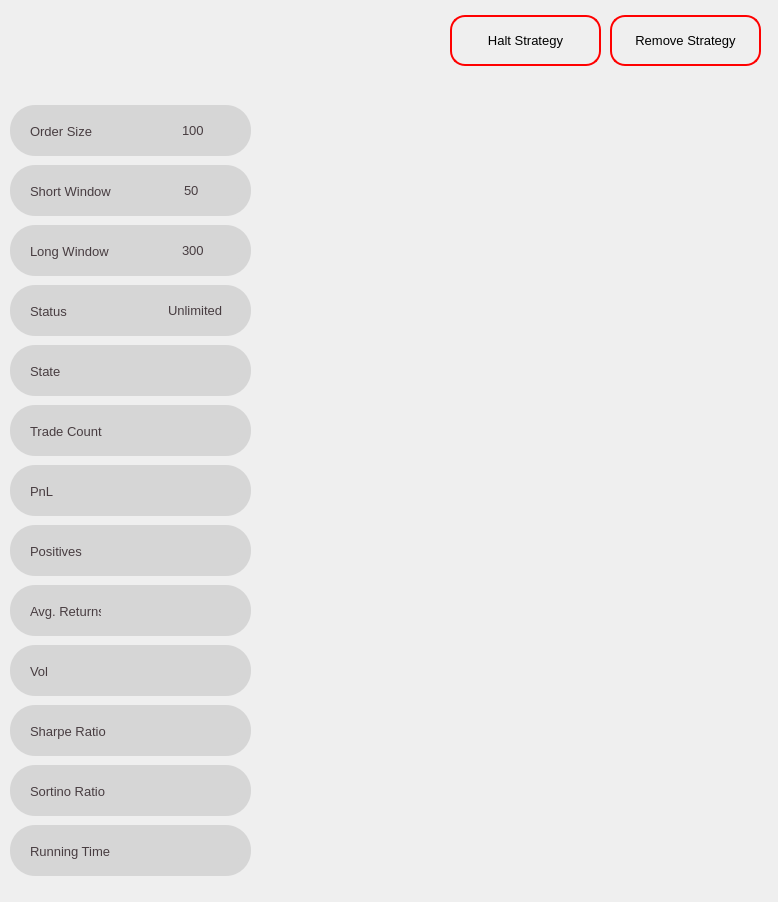
<?xml version="1.0" encoding="UTF-8"?>
<ui version="4.0">
 <class>Form</class>
 <widget class="QWidget" name="Form">
  <property name="windowModality">
   <enum>Qt::ApplicationModal</enum>
  </property>
  <property name="geometry">
   <rect>
    <x>0</x>
    <y>0</y>
    <width>778</width>
    <height>902</height>
   </rect>
  </property>
  <property name="sizePolicy">
   <sizepolicy hsizetype="Fixed" vsizetype="Fixed">
    <horstretch>0</horstretch>
    <verstretch>0</verstretch>
   </sizepolicy>
  </property>
  <property name="minimumSize">
   <size>
    <width>778</width>
    <height>902</height>
   </size>
  </property>
  <property name="maximumSize">
   <size>
    <width>778</width>
    <height>902</height>
   </size>
  </property>
  <property name="windowTitle">
   <string>View Strategy</string>
  </property>
  <property name="windowIcon">
   <iconset resource="ui_assets/resources.qrc">
    <normaloff>:/icons/order.png</normaloff>:/icons/order.png</iconset>
  </property>
  <widget class="QWidget" name="widget_8" native="true">
   <property name="geometry">
    <rect>
     <x>10</x>
     <y>285</y>
     <width>241</width>
     <height>51</height>
    </rect>
   </property>
   <property name="font">
    <font>
     <family>Segoe UI</family>
     <pointsize>10</pointsize>
    </font>
   </property>
   <property name="styleSheet">
    <string notr="true">background-color: rgb(214, 214, 214);
border-radius: 25px;
color: rgb(72, 61, 65);</string>
   </property>
   <widget class="QLabel" name="label_5">
    <property name="geometry">
     <rect>
      <x>20</x>
      <y>16</y>
      <width>101</width>
      <height>20</height>
     </rect>
    </property>
    <property name="font">
     <font>
      <family>Segoe UI</family>
      <pointsize>10</pointsize>
     </font>
    </property>
    <property name="styleSheet">
     <string notr="true">color: rgb(72, 61, 65);</string>
    </property>
    <property name="text">
     <string>Status</string>
    </property>
   </widget>
   <widget class="QLineEdit" name="status">
    <property name="geometry">
     <rect>
      <x>140</x>
      <y>10</y>
      <width>91</width>
      <height>31</height>
     </rect>
    </property>
    <property name="font">
     <font>
      <family>Segoe UI</family>
      <pointsize>10</pointsize>
     </font>
    </property>
    <property name="styleSheet">
     <string notr="true">background-image: url(:/stripes/bg/stripes-light.png);
border-radius: 15px;
color: rgb(72, 61, 65);</string>
    </property>
    <property name="inputMethodHints">
     <set>Qt::ImhPreferNumbers|Qt::ImhPreferUppercase</set>
    </property>
    <property name="inputMask">
     <string/>
    </property>
    <property name="text">
     <string>Unlimited</string>
    </property>
    <property name="frame">
     <bool>false</bool>
    </property>
    <property name="cursorPosition">
     <number>9</number>
    </property>
    <property name="alignment">
     <set>Qt::AlignCenter</set>
    </property>
    <property name="readOnly">
     <bool>true</bool>
    </property>
   </widget>
  </widget>
  <widget class="QWidget" name="widget_7" native="true">
   <property name="geometry">
    <rect>
     <x>10</x>
     <y>225</y>
     <width>241</width>
     <height>51</height>
    </rect>
   </property>
   <property name="font">
    <font>
     <family>Segoe UI</family>
     <pointsize>10</pointsize>
    </font>
   </property>
   <property name="styleSheet">
    <string notr="true">background-color: rgb(214, 214, 214);
border-radius: 25px;
color: rgb(72, 61, 65);</string>
   </property>
   <widget class="QLabel" name="label_4">
    <property name="geometry">
     <rect>
      <x>20</x>
      <y>16</y>
      <width>91</width>
      <height>20</height>
     </rect>
    </property>
    <property name="font">
     <font>
      <family>Segoe UI</family>
      <pointsize>10</pointsize>
     </font>
    </property>
    <property name="styleSheet">
     <string notr="true">color: rgb(72, 61, 65);</string>
    </property>
    <property name="text">
     <string>Long Window</string>
    </property>
   </widget>
   <widget class="QLineEdit" name="long_window">
    <property name="geometry">
     <rect>
      <x>140</x>
      <y>10</y>
      <width>91</width>
      <height>31</height>
     </rect>
    </property>
    <property name="font">
     <font>
      <family>Segoe UI</family>
      <pointsize>10</pointsize>
     </font>
    </property>
    <property name="styleSheet">
     <string notr="true">background-image: url(:/stripes/bg/stripes-light.png);
border-radius: 15px;
color: rgb(72, 61, 65);</string>
    </property>
    <property name="inputMethodHints">
     <set>Qt::ImhPreferNumbers|Qt::ImhPreferUppercase</set>
    </property>
    <property name="inputMask">
     <string extracomment="Only numbers are allowed">0000</string>
    </property>
    <property name="text">
     <string>300</string>
    </property>
    <property name="frame">
     <bool>false</bool>
    </property>
    <property name="cursorPosition">
     <number>0</number>
    </property>
    <property name="alignment">
     <set>Qt::AlignCenter</set>
    </property>
   </widget>
  </widget>
  <widget class="QWidget" name="widget_2" native="true">
   <property name="geometry">
    <rect>
     <x>10</x>
     <y>105</y>
     <width>241</width>
     <height>51</height>
    </rect>
   </property>
   <property name="font">
    <font>
     <family>Segoe UI</family>
     <pointsize>10</pointsize>
    </font>
   </property>
   <property name="styleSheet">
    <string notr="true">background-color: rgb(214, 214, 214);
border-radius: 25px;
color: rgb(72, 61, 65);</string>
   </property>
   <widget class="QLabel" name="label">
    <property name="geometry">
     <rect>
      <x>20</x>
      <y>16</y>
      <width>71</width>
      <height>20</height>
     </rect>
    </property>
    <property name="font">
     <font>
      <family>Segoe UI</family>
      <pointsize>10</pointsize>
     </font>
    </property>
    <property name="styleSheet">
     <string notr="true">color: rgb(72, 61, 65);</string>
    </property>
    <property name="text">
     <string>Order Size</string>
    </property>
   </widget>
   <widget class="QLineEdit" name="order_size">
    <property name="geometry">
     <rect>
      <x>140</x>
      <y>10</y>
      <width>91</width>
      <height>31</height>
     </rect>
    </property>
    <property name="font">
     <font>
      <family>Segoe UI</family>
      <pointsize>10</pointsize>
     </font>
    </property>
    <property name="styleSheet">
     <string notr="true">background-image: url(:/stripes/bg/stripes-light.png);
border-radius: 15px;
color: rgb(72, 61, 65);</string>
    </property>
    <property name="inputMethodHints">
     <set>Qt::ImhPreferNumbers|Qt::ImhPreferUppercase</set>
    </property>
    <property name="inputMask">
     <string extracomment="Only numbers are allowed">0000</string>
    </property>
    <property name="text">
     <string>100</string>
    </property>
    <property name="frame">
     <bool>false</bool>
    </property>
    <property name="cursorPosition">
     <number>0</number>
    </property>
    <property name="alignment">
     <set>Qt::AlignCenter</set>
    </property>
   </widget>
  </widget>
  <widget class="QWidget" name="widget" native="true">
   <property name="geometry">
    <rect>
     <x>0</x>
     <y>0</y>
     <width>781</width>
     <height>80</height>
    </rect>
   </property>
   <property name="font">
    <font>
     <family>Segoe UI</family>
     <pointsize>10</pointsize>
    </font>
   </property>
   <property name="styleSheet">
    <string notr="true">background-image: url(:/stripes/bg/stripes-light.png);</string>
   </property>
   <widget class="QPushButton" name="stop">
    <property name="enabled">
     <bool>true</bool>
    </property>
    <property name="geometry">
     <rect>
      <x>610</x>
      <y>15</y>
      <width>151</width>
      <height>51</height>
     </rect>
    </property>
    <property name="font">
     <font>
      <family>Segoe UI</family>
      <pointsize>10</pointsize>
     </font>
    </property>
    <property name="styleSheet">
     <string notr="true">QPushButton {
background-image: url(:/stripes/bg/stripes-light.png);
	color: rgb(0, 0, 0);
	border-radius: 15px;
border-width: 2px;
border-style: solid;
	border-color: rgb(255, 0, 0);;
}</string>
    </property>
    <property name="text">
     <string>Remove Strategy</string>
    </property>
    <property name="icon">
     <iconset resource="ui_assets/resources.qrc">
      <normaloff>:/icons/order.png</normaloff>:/icons/order.png</iconset>
    </property>
    <property name="iconSize">
     <size>
      <width>30</width>
      <height>30</height>
     </size>
    </property>
   </widget>
   <widget class="QLabel" name="name">
    <property name="geometry">
     <rect>
      <x>20</x>
      <y>20</y>
      <width>481</width>
      <height>41</height>
     </rect>
    </property>
    <property name="font">
     <font>
      <family>Arial</family>
      <pointsize>18</pointsize>
      <weight>75</weight>
      <italic>false</italic>
      <bold>true</bold>
      <underline>false</underline>
      <strikeout>false</strikeout>
      <kerning>false</kerning>
     </font>
    </property>
    <property name="styleSheet">
     <string notr="true">color: rgb(72, 61, 65);</string>
    </property>
    <property name="text">
     <string>&lt;Strategy Name&gt;</string>
    </property>
   </widget>
   <widget class="QPushButton" name="halt">
    <property name="enabled">
     <bool>true</bool>
    </property>
    <property name="geometry">
     <rect>
      <x>450</x>
      <y>15</y>
      <width>151</width>
      <height>51</height>
     </rect>
    </property>
    <property name="font">
     <font>
      <family>Segoe UI</family>
      <pointsize>10</pointsize>
     </font>
    </property>
    <property name="styleSheet">
     <string notr="true">QPushButton {
background-image: url(:/stripes/bg/stripes-light.png);
	color: rgb(0, 0, 0);
	border-radius: 15px;
border-width: 2px;
border-style: solid;
	border-color: rgb(255, 0, 0);;
}</string>
    </property>
    <property name="text">
     <string>Halt Strategy</string>
    </property>
    <property name="icon">
     <iconset resource="ui_assets/resources.qrc">
      <normaloff>:/icons/order.png</normaloff>:/icons/order.png</iconset>
    </property>
    <property name="iconSize">
     <size>
      <width>30</width>
      <height>30</height>
     </size>
    </property>
   </widget>
  </widget>
  <widget class="QWidget" name="widget_6" native="true">
   <property name="geometry">
    <rect>
     <x>10</x>
     <y>165</y>
     <width>241</width>
     <height>51</height>
    </rect>
   </property>
   <property name="font">
    <font>
     <family>Segoe UI</family>
     <pointsize>10</pointsize>
    </font>
   </property>
   <property name="styleSheet">
    <string notr="true">background-color: rgb(214, 214, 214);
border-radius: 25px;
color: rgb(72, 61, 65);</string>
   </property>
   <widget class="QLabel" name="label_3">
    <property name="geometry">
     <rect>
      <x>20</x>
      <y>16</y>
      <width>91</width>
      <height>20</height>
     </rect>
    </property>
    <property name="font">
     <font>
      <family>Segoe UI</family>
      <pointsize>10</pointsize>
     </font>
    </property>
    <property name="styleSheet">
     <string notr="true">color: rgb(72, 61, 65);</string>
    </property>
    <property name="text">
     <string>Short Window</string>
    </property>
   </widget>
   <widget class="QLineEdit" name="short_window">
    <property name="geometry">
     <rect>
      <x>140</x>
      <y>10</y>
      <width>91</width>
      <height>31</height>
     </rect>
    </property>
    <property name="font">
     <font>
      <family>Segoe UI</family>
      <pointsize>10</pointsize>
     </font>
    </property>
    <property name="styleSheet">
     <string notr="true">background-image: url(:/stripes/bg/stripes-light.png);
border-radius: 15px;
color: rgb(72, 61, 65);</string>
    </property>
    <property name="inputMethodHints">
     <set>Qt::ImhPreferNumbers|Qt::ImhPreferUppercase</set>
    </property>
    <property name="inputMask">
     <string extracomment="Only numbers are allowed">0000</string>
    </property>
    <property name="text">
     <string>50</string>
    </property>
    <property name="frame">
     <bool>false</bool>
    </property>
    <property name="cursorPosition">
     <number>0</number>
    </property>
    <property name="alignment">
     <set>Qt::AlignCenter</set>
    </property>
   </widget>
  </widget>
  <widget class="QWidget" name="widget_9" native="true">
   <property name="geometry">
    <rect>
     <x>10</x>
     <y>525</y>
     <width>241</width>
     <height>51</height>
    </rect>
   </property>
   <property name="font">
    <font>
     <family>Segoe UI</family>
     <pointsize>10</pointsize>
    </font>
   </property>
   <property name="styleSheet">
    <string notr="true">background-color: rgb(214, 214, 214);
border-radius: 25px;
color: rgb(72, 61, 65);</string>
   </property>
   <widget class="QLabel" name="label_6">
    <property name="geometry">
     <rect>
      <x>20</x>
      <y>16</y>
      <width>101</width>
      <height>20</height>
     </rect>
    </property>
    <property name="font">
     <font>
      <family>Segoe UI</family>
      <pointsize>10</pointsize>
     </font>
    </property>
    <property name="styleSheet">
     <string notr="true">color: rgb(72, 61, 65);</string>
    </property>
    <property name="text">
     <string>Positives</string>
    </property>
   </widget>
   <widget class="QLineEdit" name="positives_disp">
    <property name="enabled">
     <bool>true</bool>
    </property>
    <property name="geometry">
     <rect>
      <x>140</x>
      <y>10</y>
      <width>91</width>
      <height>31</height>
     </rect>
    </property>
    <property name="font">
     <font>
      <family>Segoe UI</family>
      <pointsize>10</pointsize>
     </font>
    </property>
    <property name="styleSheet">
     <string notr="true">background-image: url(:/stripes/bg/stripes-light.png);
border-radius: 15px;
color: rgb(72, 61, 65);</string>
    </property>
    <property name="inputMethodHints">
     <set>Qt::ImhPreferNumbers|Qt::ImhPreferUppercase</set>
    </property>
    <property name="inputMask">
     <string extracomment="Only numbers are allowed"/>
    </property>
    <property name="text">
     <string/>
    </property>
    <property name="frame">
     <bool>false</bool>
    </property>
    <property name="cursorPosition">
     <number>0</number>
    </property>
    <property name="alignment">
     <set>Qt::AlignCenter</set>
    </property>
    <property name="readOnly">
     <bool>true</bool>
    </property>
   </widget>
  </widget>
  <widget class="QWidget" name="widget_10" native="true">
   <property name="geometry">
    <rect>
     <x>10</x>
     <y>405</y>
     <width>241</width>
     <height>51</height>
    </rect>
   </property>
   <property name="font">
    <font>
     <family>Segoe UI</family>
     <pointsize>10</pointsize>
    </font>
   </property>
   <property name="styleSheet">
    <string notr="true">background-color: rgb(214, 214, 214);
border-radius: 25px;
color: rgb(72, 61, 65);</string>
   </property>
   <widget class="QLabel" name="label_7">
    <property name="geometry">
     <rect>
      <x>20</x>
      <y>16</y>
      <width>91</width>
      <height>20</height>
     </rect>
    </property>
    <property name="font">
     <font>
      <family>Segoe UI</family>
      <pointsize>10</pointsize>
     </font>
    </property>
    <property name="styleSheet">
     <string notr="true">color: rgb(72, 61, 65);</string>
    </property>
    <property name="text">
     <string>Trade Count</string>
    </property>
   </widget>
   <widget class="QLineEdit" name="t_count">
    <property name="enabled">
     <bool>true</bool>
    </property>
    <property name="geometry">
     <rect>
      <x>140</x>
      <y>10</y>
      <width>91</width>
      <height>31</height>
     </rect>
    </property>
    <property name="font">
     <font>
      <family>Segoe UI</family>
      <pointsize>10</pointsize>
     </font>
    </property>
    <property name="styleSheet">
     <string notr="true">background-image: url(:/stripes/bg/stripes-light.png);
border-radius: 15px;
color: rgb(72, 61, 65);</string>
    </property>
    <property name="inputMethodHints">
     <set>Qt::ImhPreferNumbers|Qt::ImhPreferUppercase</set>
    </property>
    <property name="inputMask">
     <string extracomment="Only numbers are allowed"/>
    </property>
    <property name="text">
     <string/>
    </property>
    <property name="frame">
     <bool>false</bool>
    </property>
    <property name="cursorPosition">
     <number>0</number>
    </property>
    <property name="alignment">
     <set>Qt::AlignCenter</set>
    </property>
    <property name="readOnly">
     <bool>true</bool>
    </property>
   </widget>
  </widget>
  <widget class="QWidget" name="widget_11" native="true">
   <property name="geometry">
    <rect>
     <x>10</x>
     <y>465</y>
     <width>241</width>
     <height>51</height>
    </rect>
   </property>
   <property name="font">
    <font>
     <family>Segoe UI</family>
     <pointsize>10</pointsize>
    </font>
   </property>
   <property name="styleSheet">
    <string notr="true">background-color: rgb(214, 214, 214);
border-radius: 25px;
color: rgb(72, 61, 65);</string>
   </property>
   <widget class="QLabel" name="label_8">
    <property name="geometry">
     <rect>
      <x>20</x>
      <y>16</y>
      <width>91</width>
      <height>20</height>
     </rect>
    </property>
    <property name="font">
     <font>
      <family>Segoe UI</family>
      <pointsize>10</pointsize>
     </font>
    </property>
    <property name="styleSheet">
     <string notr="true">color: rgb(72, 61, 65);</string>
    </property>
    <property name="text">
     <string>PnL</string>
    </property>
   </widget>
   <widget class="QLineEdit" name="pnl">
    <property name="enabled">
     <bool>true</bool>
    </property>
    <property name="geometry">
     <rect>
      <x>140</x>
      <y>10</y>
      <width>91</width>
      <height>31</height>
     </rect>
    </property>
    <property name="font">
     <font>
      <family>Segoe UI</family>
      <pointsize>10</pointsize>
     </font>
    </property>
    <property name="styleSheet">
     <string notr="true">background-image: url(:/stripes/bg/stripes-light.png);
border-radius: 15px;
color: rgb(72, 61, 65);</string>
    </property>
    <property name="inputMethodHints">
     <set>Qt::ImhPreferNumbers|Qt::ImhPreferUppercase</set>
    </property>
    <property name="inputMask">
     <string extracomment="Only numbers are allowed"/>
    </property>
    <property name="text">
     <string/>
    </property>
    <property name="frame">
     <bool>false</bool>
    </property>
    <property name="cursorPosition">
     <number>0</number>
    </property>
    <property name="alignment">
     <set>Qt::AlignCenter</set>
    </property>
    <property name="readOnly">
     <bool>true</bool>
    </property>
   </widget>
  </widget>
  <widget class="QWidget" name="widget_3" native="true">
   <property name="geometry">
    <rect>
     <x>10</x>
     <y>345</y>
     <width>241</width>
     <height>51</height>
    </rect>
   </property>
   <property name="font">
    <font>
     <family>Segoe UI</family>
     <pointsize>10</pointsize>
    </font>
   </property>
   <property name="styleSheet">
    <string notr="true">background-color: rgb(214, 214, 214);
border-radius: 25px;
color: rgb(72, 61, 65);</string>
   </property>
   <widget class="QLabel" name="label_2">
    <property name="geometry">
     <rect>
      <x>20</x>
      <y>16</y>
      <width>71</width>
      <height>20</height>
     </rect>
    </property>
    <property name="font">
     <font>
      <family>Segoe UI</family>
      <pointsize>10</pointsize>
     </font>
    </property>
    <property name="styleSheet">
     <string notr="true">color: rgb(72, 61, 65);</string>
    </property>
    <property name="text">
     <string>State</string>
    </property>
   </widget>
   <widget class="QLineEdit" name="state">
    <property name="enabled">
     <bool>true</bool>
    </property>
    <property name="geometry">
     <rect>
      <x>140</x>
      <y>10</y>
      <width>91</width>
      <height>31</height>
     </rect>
    </property>
    <property name="font">
     <font>
      <family>Segoe UI</family>
      <pointsize>10</pointsize>
     </font>
    </property>
    <property name="styleSheet">
     <string notr="true">background-image: url(:/stripes/bg/stripes-light.png);
border-radius: 15px;
color: rgb(72, 61, 65);</string>
    </property>
    <property name="inputMethodHints">
     <set>Qt::ImhPreferNumbers|Qt::ImhPreferUppercase</set>
    </property>
    <property name="inputMask">
     <string extracomment="Only numbers are allowed"/>
    </property>
    <property name="text">
     <string/>
    </property>
    <property name="frame">
     <bool>false</bool>
    </property>
    <property name="cursorPosition">
     <number>0</number>
    </property>
    <property name="alignment">
     <set>Qt::AlignCenter</set>
    </property>
    <property name="readOnly">
     <bool>true</bool>
    </property>
   </widget>
  </widget>
  <widget class="QWidget" name="widget_4" native="true">
   <property name="geometry">
    <rect>
     <x>10</x>
     <y>585</y>
     <width>241</width>
     <height>51</height>
    </rect>
   </property>
   <property name="font">
    <font>
     <family>Segoe UI</family>
     <pointsize>10</pointsize>
    </font>
   </property>
   <property name="styleSheet">
    <string notr="true">background-color: rgb(214, 214, 214);
border-radius: 25px;
color: rgb(72, 61, 65);</string>
   </property>
   <widget class="QLabel" name="label_9">
    <property name="geometry">
     <rect>
      <x>20</x>
      <y>16</y>
      <width>71</width>
      <height>20</height>
     </rect>
    </property>
    <property name="font">
     <font>
      <family>Segoe UI</family>
      <pointsize>10</pointsize>
     </font>
    </property>
    <property name="styleSheet">
     <string notr="true">color: rgb(72, 61, 65);</string>
    </property>
    <property name="text">
     <string>Avg. Returns</string>
    </property>
   </widget>
   <widget class="QLineEdit" name="avg_ret">
    <property name="enabled">
     <bool>true</bool>
    </property>
    <property name="geometry">
     <rect>
      <x>140</x>
      <y>10</y>
      <width>91</width>
      <height>31</height>
     </rect>
    </property>
    <property name="font">
     <font>
      <family>Segoe UI</family>
      <pointsize>10</pointsize>
     </font>
    </property>
    <property name="styleSheet">
     <string notr="true">background-image: url(:/stripes/bg/stripes-light.png);
border-radius: 15px;
color: rgb(72, 61, 65);</string>
    </property>
    <property name="inputMethodHints">
     <set>Qt::ImhPreferNumbers|Qt::ImhPreferUppercase</set>
    </property>
    <property name="inputMask">
     <string extracomment="Only numbers are allowed"/>
    </property>
    <property name="text">
     <string/>
    </property>
    <property name="frame">
     <bool>false</bool>
    </property>
    <property name="cursorPosition">
     <number>0</number>
    </property>
    <property name="alignment">
     <set>Qt::AlignCenter</set>
    </property>
    <property name="readOnly">
     <bool>true</bool>
    </property>
   </widget>
  </widget>
  <widget class="QWidget" name="widget_12" native="true">
   <property name="geometry">
    <rect>
     <x>10</x>
     <y>645</y>
     <width>241</width>
     <height>51</height>
    </rect>
   </property>
   <property name="font">
    <font>
     <family>Segoe UI</family>
     <pointsize>10</pointsize>
    </font>
   </property>
   <property name="styleSheet">
    <string notr="true">background-color: rgb(214, 214, 214);
border-radius: 25px;
color: rgb(72, 61, 65);</string>
   </property>
   <widget class="QLabel" name="label_10">
    <property name="geometry">
     <rect>
      <x>20</x>
      <y>16</y>
      <width>91</width>
      <height>20</height>
     </rect>
    </property>
    <property name="font">
     <font>
      <family>Segoe UI</family>
      <pointsize>10</pointsize>
     </font>
    </property>
    <property name="styleSheet">
     <string notr="true">color: rgb(72, 61, 65);</string>
    </property>
    <property name="text">
     <string>Vol</string>
    </property>
   </widget>
   <widget class="QLineEdit" name="volatility">
    <property name="enabled">
     <bool>true</bool>
    </property>
    <property name="geometry">
     <rect>
      <x>140</x>
      <y>10</y>
      <width>91</width>
      <height>31</height>
     </rect>
    </property>
    <property name="font">
     <font>
      <family>Segoe UI</family>
      <pointsize>10</pointsize>
     </font>
    </property>
    <property name="styleSheet">
     <string notr="true">background-image: url(:/stripes/bg/stripes-light.png);
border-radius: 15px;
color: rgb(72, 61, 65);</string>
    </property>
    <property name="inputMethodHints">
     <set>Qt::ImhPreferNumbers|Qt::ImhPreferUppercase</set>
    </property>
    <property name="inputMask">
     <string extracomment="Only numbers are allowed"/>
    </property>
    <property name="text">
     <string/>
    </property>
    <property name="frame">
     <bool>false</bool>
    </property>
    <property name="cursorPosition">
     <number>0</number>
    </property>
    <property name="alignment">
     <set>Qt::AlignCenter</set>
    </property>
    <property name="readOnly">
     <bool>true</bool>
    </property>
   </widget>
  </widget>
  <widget class="QWidget" name="widget_13" native="true">
   <property name="geometry">
    <rect>
     <x>10</x>
     <y>765</y>
     <width>241</width>
     <height>51</height>
    </rect>
   </property>
   <property name="font">
    <font>
     <family>Segoe UI</family>
     <pointsize>10</pointsize>
    </font>
   </property>
   <property name="styleSheet">
    <string notr="true">background-color: rgb(214, 214, 214);
border-radius: 25px;
color: rgb(72, 61, 65);</string>
   </property>
   <widget class="QLabel" name="label_11">
    <property name="geometry">
     <rect>
      <x>20</x>
      <y>16</y>
      <width>101</width>
      <height>20</height>
     </rect>
    </property>
    <property name="font">
     <font>
      <family>Segoe UI</family>
      <pointsize>10</pointsize>
     </font>
    </property>
    <property name="styleSheet">
     <string notr="true">color: rgb(72, 61, 65);</string>
    </property>
    <property name="text">
     <string>Sortino Ratio</string>
    </property>
   </widget>
   <widget class="QLineEdit" name="sortino">
    <property name="enabled">
     <bool>true</bool>
    </property>
    <property name="geometry">
     <rect>
      <x>140</x>
      <y>10</y>
      <width>91</width>
      <height>31</height>
     </rect>
    </property>
    <property name="font">
     <font>
      <family>Segoe UI</family>
      <pointsize>10</pointsize>
     </font>
    </property>
    <property name="styleSheet">
     <string notr="true">background-image: url(:/stripes/bg/stripes-light.png);
border-radius: 15px;
color: rgb(72, 61, 65);</string>
    </property>
    <property name="inputMethodHints">
     <set>Qt::ImhPreferNumbers|Qt::ImhPreferUppercase</set>
    </property>
    <property name="inputMask">
     <string extracomment="Only numbers are allowed"/>
    </property>
    <property name="text">
     <string/>
    </property>
    <property name="frame">
     <bool>false</bool>
    </property>
    <property name="cursorPosition">
     <number>0</number>
    </property>
    <property name="alignment">
     <set>Qt::AlignCenter</set>
    </property>
    <property name="readOnly">
     <bool>true</bool>
    </property>
   </widget>
  </widget>
  <widget class="QWidget" name="widget_14" native="true">
   <property name="geometry">
    <rect>
     <x>10</x>
     <y>705</y>
     <width>241</width>
     <height>51</height>
    </rect>
   </property>
   <property name="font">
    <font>
     <family>Segoe UI</family>
     <pointsize>10</pointsize>
    </font>
   </property>
   <property name="styleSheet">
    <string notr="true">background-color: rgb(214, 214, 214);
border-radius: 25px;
color: rgb(72, 61, 65);</string>
   </property>
   <widget class="QLabel" name="label_12">
    <property name="geometry">
     <rect>
      <x>20</x>
      <y>16</y>
      <width>91</width>
      <height>20</height>
     </rect>
    </property>
    <property name="font">
     <font>
      <family>Segoe UI</family>
      <pointsize>10</pointsize>
     </font>
    </property>
    <property name="styleSheet">
     <string notr="true">color: rgb(72, 61, 65);</string>
    </property>
    <property name="text">
     <string>Sharpe Ratio</string>
    </property>
   </widget>
   <widget class="QLineEdit" name="sharpe">
    <property name="enabled">
     <bool>true</bool>
    </property>
    <property name="geometry">
     <rect>
      <x>140</x>
      <y>10</y>
      <width>91</width>
      <height>31</height>
     </rect>
    </property>
    <property name="font">
     <font>
      <family>Segoe UI</family>
      <pointsize>10</pointsize>
     </font>
    </property>
    <property name="styleSheet">
     <string notr="true">background-image: url(:/stripes/bg/stripes-light.png);
border-radius: 15px;
color: rgb(72, 61, 65);</string>
    </property>
    <property name="inputMethodHints">
     <set>Qt::ImhPreferNumbers|Qt::ImhPreferUppercase</set>
    </property>
    <property name="inputMask">
     <string extracomment="Only numbers are allowed"/>
    </property>
    <property name="text">
     <string/>
    </property>
    <property name="frame">
     <bool>false</bool>
    </property>
    <property name="cursorPosition">
     <number>0</number>
    </property>
    <property name="alignment">
     <set>Qt::AlignCenter</set>
    </property>
    <property name="readOnly">
     <bool>true</bool>
    </property>
   </widget>
  </widget>
  <widget class="QWidget" name="strategy_plot" native="true">
   <property name="geometry">
    <rect>
     <x>260</x>
     <y>90</y>
     <width>511</width>
     <height>260</height>
    </rect>
   </property>
   <property name="minimumSize">
    <size>
     <width>300</width>
     <height>260</height>
    </size>
   </property>
   <property name="styleSheet">
    <string notr="true"/>
   </property>
  </widget>
  <widget class="QWidget" name="distribution_plot_widget" native="true">
   <property name="geometry">
    <rect>
     <x>260</x>
     <y>360</y>
     <width>511</width>
     <height>260</height>
    </rect>
   </property>
   <property name="minimumSize">
    <size>
     <width>300</width>
     <height>260</height>
    </size>
   </property>
   <property name="styleSheet">
    <string notr="true"/>
   </property>
  </widget>
  <widget class="QWidget" name="roll_vol_plot_widget" native="true">
   <property name="geometry">
    <rect>
     <x>260</x>
     <y>630</y>
     <width>511</width>
     <height>260</height>
    </rect>
   </property>
   <property name="minimumSize">
    <size>
     <width>300</width>
     <height>260</height>
    </size>
   </property>
   <property name="styleSheet">
    <string notr="true"/>
   </property>
  </widget>
  <widget class="QWidget" name="widget_15" native="true">
   <property name="geometry">
    <rect>
     <x>10</x>
     <y>825</y>
     <width>241</width>
     <height>51</height>
    </rect>
   </property>
   <property name="font">
    <font>
     <family>Segoe UI</family>
     <pointsize>10</pointsize>
    </font>
   </property>
   <property name="styleSheet">
    <string notr="true">background-color: rgb(214, 214, 214);
border-radius: 25px;
color: rgb(72, 61, 65);</string>
   </property>
   <widget class="QLabel" name="label_13">
    <property name="geometry">
     <rect>
      <x>20</x>
      <y>16</y>
      <width>101</width>
      <height>20</height>
     </rect>
    </property>
    <property name="font">
     <font>
      <family>Segoe UI</family>
      <pointsize>10</pointsize>
     </font>
    </property>
    <property name="styleSheet">
     <string notr="true">color: rgb(72, 61, 65);</string>
    </property>
    <property name="text">
     <string>Running Time</string>
    </property>
   </widget>
   <widget class="QLineEdit" name="time">
    <property name="enabled">
     <bool>true</bool>
    </property>
    <property name="geometry">
     <rect>
      <x>140</x>
      <y>10</y>
      <width>91</width>
      <height>31</height>
     </rect>
    </property>
    <property name="font">
     <font>
      <family>Segoe UI</family>
      <pointsize>10</pointsize>
     </font>
    </property>
    <property name="styleSheet">
     <string notr="true">background-image: url(:/stripes/bg/stripes-light.png);
border-radius: 15px;
color: rgb(72, 61, 65);</string>
    </property>
    <property name="inputMethodHints">
     <set>Qt::ImhPreferNumbers|Qt::ImhPreferUppercase</set>
    </property>
    <property name="inputMask">
     <string/>
    </property>
    <property name="text">
     <string/>
    </property>
    <property name="frame">
     <bool>false</bool>
    </property>
    <property name="cursorPosition">
     <number>0</number>
    </property>
    <property name="alignment">
     <set>Qt::AlignCenter</set>
    </property>
    <property name="readOnly">
     <bool>true</bool>
    </property>
   </widget>
  </widget>
 </widget>
 <resources>
  <include location="ui_assets/resources.qrc"/>
 </resources>
 <connections/>
</ui>
